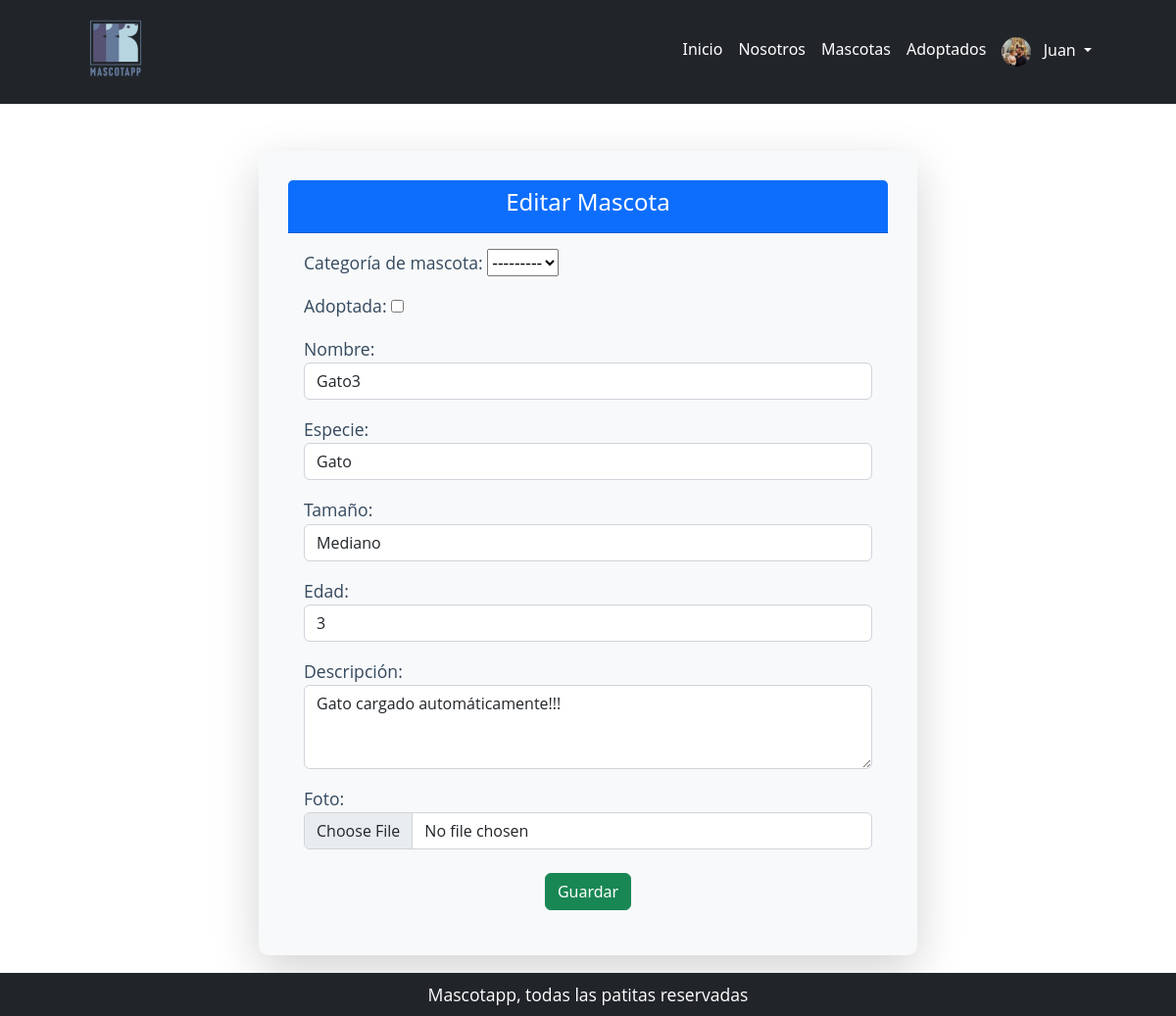
Page /mascota/actualizar/3/ (signed in) on the committed database.
### core/models.py (models this page shows)
class Usuario(AbstractUser):
    profile_pic = models.ImageField(upload_to='profile_pics/', blank=True, null=True)
    groups = models.ManyToManyField(Group, related_name='custom_user_set')
    user_permissions = models.ManyToManyField(Permission, related_name='custom_user_set_permissions')

### mascota/models.py (models this page shows, shortened)
class Mascota(models.Model):
    categoria_id = models.ForeignKey(
        MascotaCategoria, null=True, blank=True, on_delete=models.SET_NULL, verbose_name="categoría de mascota"
    )
    adoptada = models.BooleanField(default=False)
    nombre = models.CharField(max_length=100)
    especie = models.CharField(max_length=100)
    tamano = models.CharField(max_length=100)
    edad = models.IntegerField()
    descripcion = models.TextField(null=True, blank=True, verbose_name="descripción")
    fecha_actualizacion = models.DateField(
        null=True, blank=True, default=timezone.now, editable=False, verbose_name="fecha de actualización"
    )
    foto = models.ImageField(upload_to='mascotas/', null=True, blank=True, verbose_name="foto")
    class Meta:
        verbose_name = "mascota"
        verbose_name_plural = "mascotas"

### mascota/views.py (the view)
# urls.py: path('actualizar/<int:pk>/', mascota_update, name='actualizar_mascota'),
@login_required
def mascota_update(request, pk):
    mascota = get_object_or_404(Mascota, pk=pk)
    if request.method == 'POST':
        form = MascotaForm(request.POST, request.FILES, instance=mascota)
        if form.is_valid():
            form.save()
            return redirect(reverse_lazy('mascota:detalle_mascota', kwargs={'pk': mascota.pk}))
    else:
        form = MascotaForm(instance=mascota)
    return render(request, 'mascota/actualizar_mascota.html', {'form': form})

### mascota/forms.py
class MascotaForm(forms.ModelForm):
    class Meta:
        model = Mascota
        fields = "__all__"
        labels = {
            "tamano": "Tamaño"
        }
        widgets = {
            "nombre": forms.TextInput(attrs={"class": "form-control"}),
            "especie": forms.Select(attrs={"class": "form-control"}, choices=[('perro', 'Perro'), ('gato', 'Gato')]),
            "tamano": forms.Select(attrs={"class": "form-control"}, choices=[('chico', 'Chico'), ('mediano', 'Mediano'), ('grande', 'Grande')]),
            "edad": forms.NumberInput(attrs={"class": "form-control"}),
            "descripcion": forms.Textarea(attrs={"class": "form-control", "rows": 3}),
            "foto": forms.FileInput(attrs={"class": "form-control"}),
        }

### mascota/templates/mascota/actualizar_mascota.html (shortened to what this page needs)
{% extends 'core/base.html' %}
{% block contenido %}
<div class="container mt-5">
    <div class="row justify-content-center">
        <div class="col-lg-8">
            <div class="card shadow-lg">
                <div class="card-header bg-primary text-white text-center">
                    <h4>
                        {% if form.instance.pk %}
                            Editar Mascota
                        {% else %}
                            Crear Mascota
                        {% endif %}
                    </h4>
                </div>
                <div class="card-body">
                    <form method="post" enctype="multipart/form-data">
                        {{ form.as_p }}
                        <div class="text-center mt-4">
                            <button type="submit" class="btn btn-success">Guardar</button>
                        </div>
                    </form>
                </div>
            </div>
            <div class="text-center mt-4">
                <a href="{% url 'mascota:lista_mascotas' %}" class="btn btn-secondary">Volver al inicio de Mascotas</a>
            </div>
        </div>
    </div>
</div>
{% endblock contenido %}

### core/templates/core/components/navbar.html (shortened to what this page needs)
{% load static %}
<nav class="navbar navbar-expand-lg navbar-dark bg-dark">
    <div class="container px-5">
        <a class="navbar-brand" href="{% url 'core:home' %}"><img src="{% static "core/img/logo.webp.png" %}" alt="Mascotapp"></a>
        <div class="collapse navbar-collapse" id="navbarSupportedContent">
            <ul class="navbar-nav ms-auto mb-2 mb-lg-0">
                <li class="nav-item"><a class="nav-link {% if request.path == "/" %} active {% endif %}" aria-current="page" href="{% url 'core:home' %}">Inicio</a></li>
                <li class="nav-item"><a class="nav-link {% if request.path == "/about" %} active {% endif %}" href="{% url 'core:sobre_mi' %}">Nosotros</a></li>
                {% if user.is_authenticated %}
                    <li class="nav-item"><a class="nav-link {% if request.path == "/mascota/lista/" %} active {% endif %}" href="{% url 'mascota:lista_mascotas' %}">Mascotas</a></li>
                    <li class="nav-item"><a class="nav-link {% if request.path == "/adopcion/" %} active {% endif %}" href="{% url 'adopcion:adopcion_list' %}">Adoptados</a></li>
                    <li class="nav-item dropdown">
                        <a class="nav-link dropdown-toggle text-capitalize" href="#" id="navbarDropdown" role="button" data-bs-toggle="dropdown" aria-expanded="false">
                            {% if user.profile_pic %}
                                <img src="{{ user.profile_pic.url }}" alt="Profile Pic" class="profile-pic" style="width: 30px; height: 30px; border-radius: 50%; margin-right: 8px;">
                            {% endif %}
                            {{ user.username }}
                        </a>
                    </li>
                {% else %}
                    <li class="nav-item"><a class="nav-link {% if request.path == "/login/" %} active {% endif %}" href="{% url 'core:login' %}">Login</a></li>
                    <li class="nav-item"><a class="nav-link {% if request.path == "/register/" %} active {% endif %}" href="{% url 'core:register' %}">Registrarse</a></li>
                {% endif %}
            </ul>
        </div>
    </div>
</nav>

### rows in the picture
Usuario: profile_pic (picture), username "Juan"
Mascota: categoria_id "---------", nombre "Gato3", especie "Gato", tamano "Mediano", edad "3", descripcion "Gato cargado automáticamente!!!"
